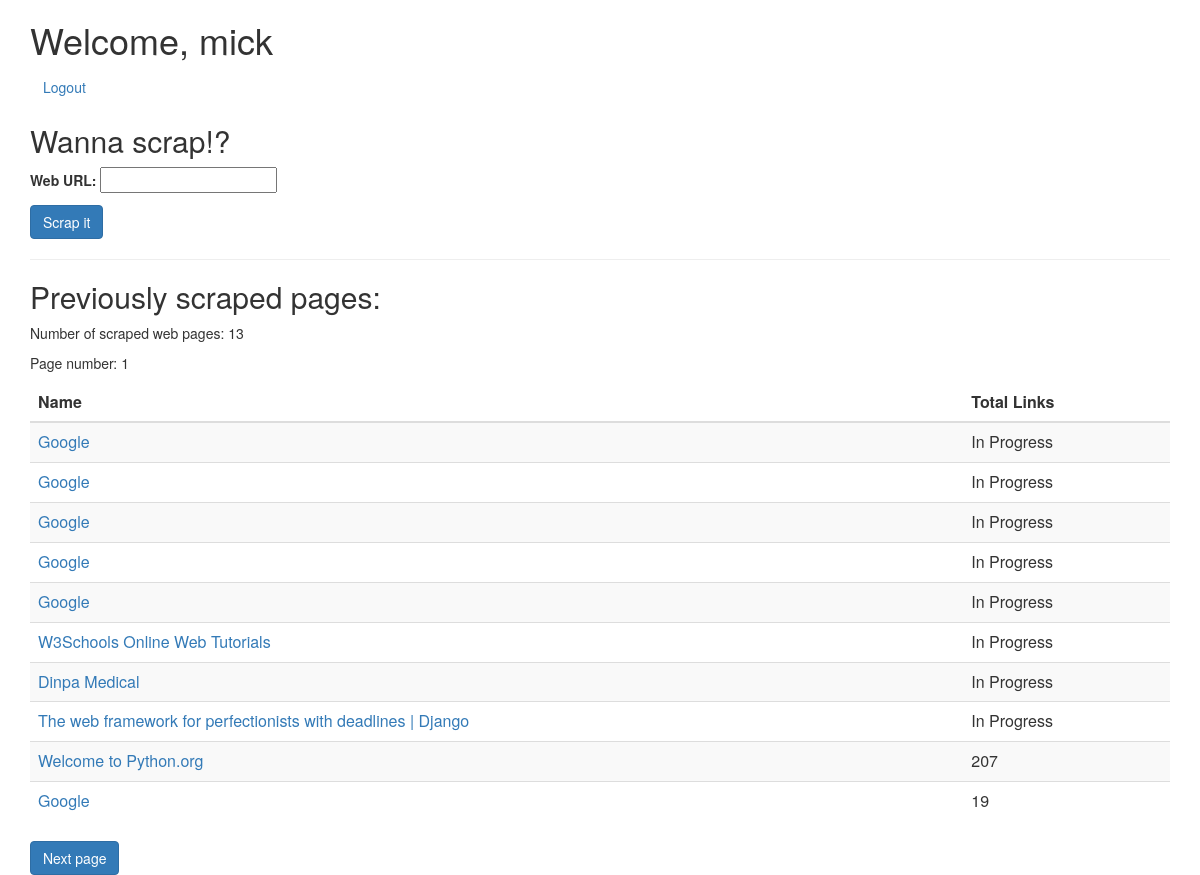
The page /accounts/dashboard/ (signed in) on the database its author committed.
### scraper/models.py (models this page shows, shortened)
class ScrapedPage(models.Model):
    STATUS_CHOICES = {
        "in_progress": "In Progress",
        "completed": "Completed",
    }
    user = models.ForeignKey(
        User, on_delete=models.CASCADE, related_name="scraped_pages"
    )
    url = models.URLField(unique=False)
    name = models.CharField(max_length=255, blank=True)
    created_at = models.DateTimeField(auto_now_add=True)
    status = models.CharField(
        max_length=20, choices=list(STATUS_CHOICES.items()), default="in_progress"
    )
    @property
    def link_count(self):
        return self.links.count()

### accounts/views.py (the view)
# urls.py: path("dashboard/", dashboard, name="dashboard"),
@login_required
def dashboard(request):
    user = request.user
    scraped_pages = user.scraped_pages.all()
    if request.method == "POST":
        form = ScrapeForm(request.POST)
        if form.is_valid():
            url = form.cleaned_data["url"]
            the_scraper(url, user.id)
            return redirect("dashboard")
    else:
        form = ScrapeForm()
    pages_paginator = Paginator(scraped_pages, 10)
    page_num = request.GET.get("page", 1)
    page = pages_paginator.get_page(page_num)
    context = {
        "user": user,
        "form": form,
        "scraped_pages": scraped_pages,
        "count": pages_paginator.count,
        "page": page,
    }
    return render(request, "dashboard.html", context)

### scraper/forms.py
class ScrapeForm(forms.Form):
    url = forms.URLField(label="Web URL")

### accounts/templates/dashboard.html (shortened to what this page needs)
<link rel="stylesheet" href="https://maxcdn.bootstrapcdn.com/bootstrap/3.3.7/css/bootstrap.min.css">
{% block content %}
<div class="container">
    <h1>Welcome, {{ user.username }}</h1>
    <a href="{% url 'logout' %}" class="btn btn-link">Logout</a>
    <h2>Wanna scrap!?</h2>
    <form method="post">
        {{ form.as_p }}
        <button type="submit" class="btn btn-primary">Scrap it</button>
    </form>
    <hr>
    <h2>Previously scraped pages:</h2>
    <p>Number of scraped web pages: {{ count }}</p>
    <p>Page number: {{ page.number }}</p>
    <table class="table table-striped">
        <thead>
            <tr>
                <th>Name</th>
                <th>Total Links</th>
            </tr>
        </thead>
        <tbody>
            {% for scraped_page in page.object_list %}
            <tr>
                <td><a href="{% url 'scraped_page_details' scraped_page.pk %}?page=1">{{ scraped_page.name|default:scraped_page.url }}</a></td>
                <td>
                    {% if scraped_page.status == 'completed' %}
                    {{ scraped_page.link_count }}
                    {% else %}
                    {{ scraped_page.get_status_display }}
                    {% endif %}
                </td>
            </tr>
            {% endfor %}
        </tbody>
    </table>
    <div>
        {% if page.has_next %}
        <a href="{% url 'dashboard' %}?page={{ page.next_page_number }}" class="btn btn-primary">Next page</a>
        {% endif %}
    </div>
</div>
{% endblock %}

### rows shown on the page
ScrapedPage: name "Google", status "In Progress"
ScrapedPage: name "Google", status "In Progress"
ScrapedPage: name "Google", status "In Progress"
ScrapedPage: name "Google", status "In Progress"
ScrapedPage: name "Google", status "In Progress"
ScrapedPage: name "W3Schools Online Web Tutorials", status "In Progress"
ScrapedPage: name "Dinpa Medical", status "In Progress"
ScrapedPage: name "The web framework for perfectionists with deadlines | Django", status "In Progress"
ScrapedPage: name "Welcome to Python.org", link_count "207"
ScrapedPage: name "Google", link_count "19"

### other values the page prints
{{ user.username }} "mick"
{{ count }} "13"
{{ page.number }} "1"
